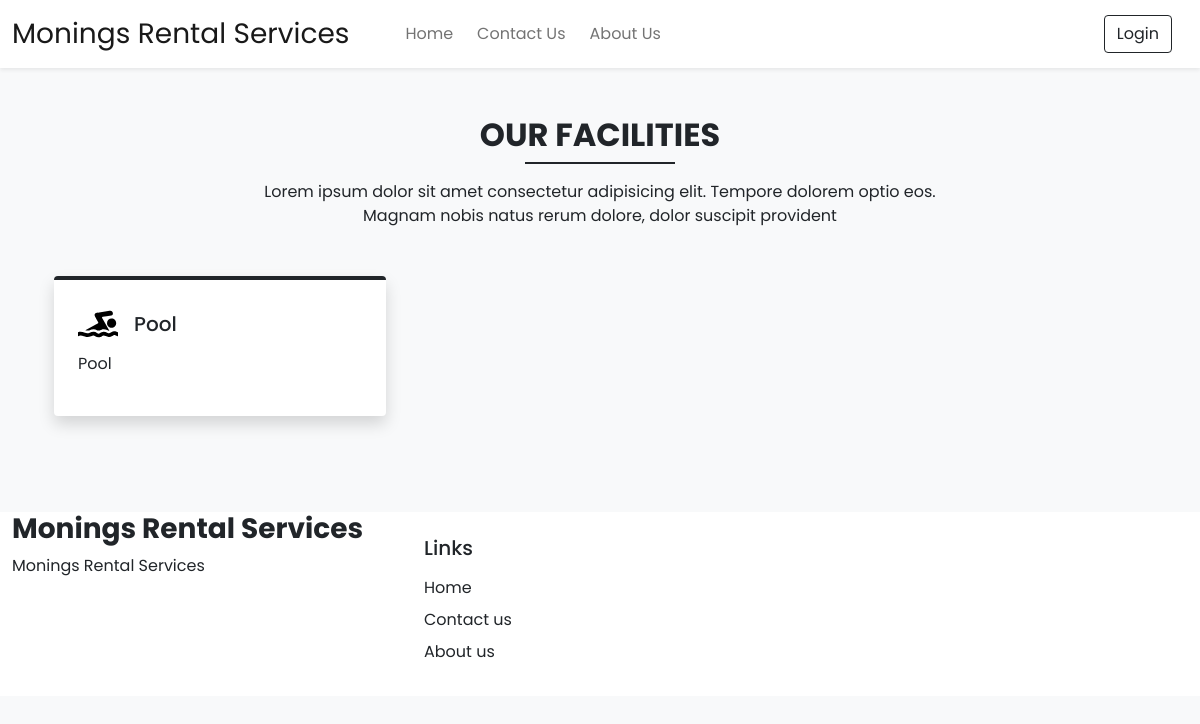
Screenshot of /facilities.php with the database file from the repository.
### tables this page shows
CREATE TABLE `settings` (
  `id` int(11) NOT NULL,
  `site_title` varchar(50) NOT NULL,
  `site_about` varchar(300) NOT NULL,
  `shutdown` tinyint(1) NOT NULL
);

CREATE TABLE `facilities` (
  `id` int(11) NOT NULL,
  `icon` varchar(100) NOT NULL,
  `name` varchar(100) NOT NULL,
  `description` varchar(250) NOT NULL
);

### admin/config/code.php (called while the page is built, shortened)
<?php
function selectAll($table)
{
    $con = $GLOBALS['con'];
    $res = mysqli_query($con,"SELECT * FROM $table");
    return $res;
}
function select($sql,$values,$datatypes)
{
    $con = $GLOBALS['con'];
    if($stmt = mysqli_prepare($con,$sql))
    {
        mysqli_stmt_bind_param($stmt,$datatypes,...$values);
        if(mysqli_stmt_execute($stmt))
        {
            $res = mysqli_stmt_get_result($stmt);
            return $res;
        }
        else{
            mysqli_stmt_close($stmt);
            die("Query cannot be executed =  Select");
        }
    }
    else{
        die("Query cannot be prepared =  Select");
    }
}
?>

### facilities.php (the view, shortened to what this page needs)
<!DOCTYPE html>
<html lang="en">
<head>
    <link rel="stylesheet" href="assets/css/bootstrap5.min.css">
    <link rel="stylesheet" href="assets/css/custom.css">
    <link rel="stylesheet" href="https://cdn.jsdelivr.net/npm/swiper@11/swiper-bundle.min.css"/>
    <?php require('includes/links.php');?>
    <link rel="stylesheet" href="css/custom.css">
</head>
<body class="bg-light">
    <?php require('includes/navbar.php'); ?>
    <div class="my-5 px-4">
        <h2 class="fw-bold h-font text-center">OUR FACILITIES</h2>
            <div class="h-line bg-dark"></div>
            <p class="text-center mt-3">
                Lorem ipsum dolor sit amet consectetur adipisicing elit.
                Tempore dolorem optio eos.<br> Magnam nobis natus rerum dolore,
                dolor suscipit provident
            </p>
        </div>
    <div class="container">
        <div class="row">
            <?php
                $res =  selectAll('facilities');
                $path = FEATURES_IMG_PATH;
                while($row = mysqli_fetch_assoc($res)){
                    echo<<<data
                    <div class="col-lg-4 col-md-6 mb-5 px-4">
                        <div class="bg-white rounded shadow p-4 border-top border-4 border-dark pop">
                            <div class="d-flex align-items-center mb-2">
                            <img src="$path$row[icon]" width="40px">
                            <h5 class="m-0 ms-3">$row[name]</h5>
                            </div>
                            <p>$row[description]</p>
                        </div>
                    </div>
                    data;
                }
            ?>
        </div>
    </div>
    <?php require('includes/footer.php'); ?>
    </body>
</html>

### includes/navbar.php (shortened to what this page needs)
<?php
    $settings_q = "SELECT * FROM `settings` WHERE `id`=?";
    $values = [1];
    $settings_r = mysqli_fetch_assoc(select($settings_q,$values,'i'));
?>
<nav id="nav-bar" class="navbar navbar-expand-lg navbar-light bg-white px-lg-0 py-lg-2 shadow-sm sticky-top">
    <div class="container-fluid">
        <a class="navbar-brand me-5  fs-3 h-font" href="index.php"><?php echo $settings_r['site_title']; ?></a>
        <div class="collapse navbar-collapse" id="navbarSupportedContent">
            <ul class="navbar-nav me-auto mb-2 mb-lg-0">
                <li class="nav-item">
                <a class="nav-link me-2"  href="index.php">Home</a>
                </li>
                <li class="nav-item ">
                <a class="nav-link me-2" href="contact.php">Contact Us</a>
                </li>
                <li class="nav-item ">
                    <a class="nav-link" href="about.php">About Us</a>
                </li>
            </ul>
             <div class="d-flex">
                <?php if(isset($_SESSION['auth_user'])) : ?>
                <!-- <div class="btn-group">
                    <button type="button" class="btn btn-outline-dark shadow-none dropdown-toggle me-1" data-bs-toggle="dropdown" data-bs-display="static" aria-expanded="false">
                        <?= $_SESSION['auth_user']['user_name']; ?>
                    </button>
                    <ul class="dropdown-menu dropdown-menu-lg-end">
                        <li><a class="dropdown-item" href="#">Profile</a></li>
                        <li><a class="dropdown-item" href="bookings.php">My Bookings</a></li>
                        <li><a class="dropdown-item" href="#">Account</a></li>
                        <li>
                            <form action="logout.php" method="post">
                                <button type="submit" class="dropdown-item"  name="logout">Logout</button>
                            </form>
                        </li>
                    </ul>
                </div> -->
                <?php else : ?>
                 <a href="login.php" class="btn btn-outline-dark shadow-none me-lg-3 me-2" >
                    Login
                </a>
                <?php endif; ?>
            </div>
        </div>
    </div>
</nav>

### includes/footer.php (shortened to what this page needs)
 <?php
     $settings_q = "SELECT * FROM `settings` WHERE `id`=?";
     $values = [1];
     $settings_r = mysqli_fetch_assoc(select($settings_q,$values,'i'));
 ?>
<div class="container-fluid bg-white mt-5">
     <div class="row">
         <div class="col-lg-4">
             <h3 class="h-font fw-bold fs-3 mb-2"><?php echo $settings_r['site_title']; ?></h3>
             <p>
                 <?php echo $settings_r['site_about']; ?>
             </p>
         </div>
         <div class="col-lg-4 p-4">
             <h5 class="mb-3">Links</h5>
             <a href="index.php" class="d-inline-block mb-2 text-dark text-decoration-none">Home</a> <br>
             <a href="contact.php" class="d-inline-block mb-2 text-dark text-decoration-none">Contact us</a> <br>
             <a href="about.php" class="d-inline-block mb-2 text-dark text-decoration-none">About us</a>
         </div>
     </div>
 </div>

### assets/css/custom.css (style rules this page uses)
:root { --teal: #2ec1ac; --teal_hover: #279e8c; }
* { font-family: "Poppins", sans-serif; }
.h-font { font-family: "Poppins", sans-serif; }
.h-line { width: 150px; margin: 0 auto; height: 1.7px; }

### css/custom.css (style rules this page uses)
:root { --teal: #2ec1ac; --teal_hover: #279e8c; }
* { font-family: "Poppins", sans-serif; }
.h-font { font-family: "Poppins", sans-serif; }
.h-line { width: 150px; margin: 0 auto; height: 1.7px; }

### rows the page displays
settings: site_title "Monings Rental Services", site_about "Monings Rental Services"
facilities: icon (picture), name "Pool", description "Pool"
